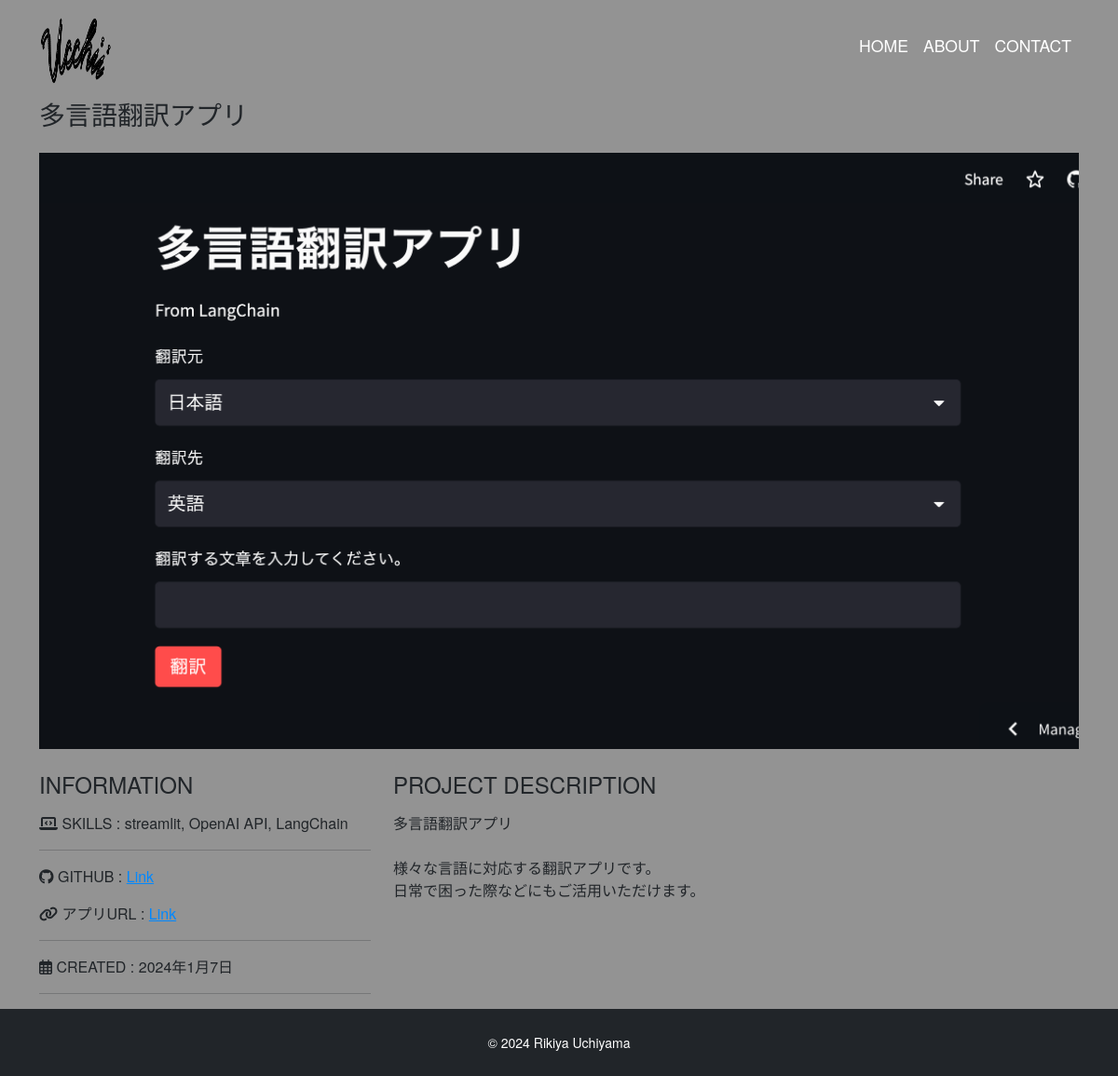
Page /detail/1/ on the committed database.
### app/models.py (models this page shows, shortened)
class Work(models.Model):
    title = models.CharField(
        'タイトル',
        max_length=100
        )
    image = models.ImageField(
        upload_to='images',
        verbose_name='イメージ画像'
        )
    thumbnail = models.ImageField(
        upload_to='images',
        verbose_name='サムネイル画像',
        null=True,
        blank=True
        )
    skill = models.CharField(
        'スキル',
        max_length=100
        )
    url = models.CharField(
        'URL',
        max_length=100,
        null=True,
        blank=True
        )
    url2 = models.CharField(
        'URL2',
        max_length=100,
        null=True,
        blank=True
        )
    created = models.DateField('作成日')
    description = models.TextField('説明') # 長い文字列

### app/views.py (the view)
# urls.py: path('detail/<int:pk>/', views.DetailView.as_view(), name='detail'),
class DetailView(View):
    def get(self, request, *args, **kwargs):
        work_data = Work.objects.get(id=self.kwargs['pk'])
        return render(request, 'detail.html', {
            'work_data':work_data
        })

### app/templates/detail.html
{% extends 'base.html' %}
{% block content %}
<h3 class="mb-4">{{ work_data.title }}</h3>
<div class="card top mb-4">
    <img src="{{ work_data.image.url }}" alt="">
</div>
<div class="row">
    <div class="col-sm-4">
        <h4 class="mb-3">INFORMATION</h4>
        <p>
            <i class="fas fa-laptop-code mr-2"></i>
            <span class="font-weight-bolder">SKILLS : </span>
            {{ work_data.skill }}
        </p>
        <hr>
        <p>
            {% if work_data.url %}
                {% if 'github.com' in work_data.url %}
                    <i class="fab fa-github mr-2"></i>
                    <span class="font-weight-bolder">GITHUB : </span>
                    <a href="{{ work_data.url }}" target="_blank" class="link-color">Link</a>
                {% elif 'google' in work_data.url %}
                    <i class="fab fa-gcp mr-2"></i>
                    <span class="font-weight-bolder">GCP : </span>
                    <a href="{{ work_data.url }}" target="_blank" class="link-color">Cloud Functions</a>
                {% endif %}
            {% else %}
                webサイトはございません。
            {% endif %}
        </p>
        <p>
            {% if work_data.url2 %}
                {% if 'png' in work_data.url2 %}
                    <i class="fa-solid fa-qrcode"></i>
                    <span class="font-weight-bolder">LineQRコード : </span>
                    <a href="{{ work_data.url2 }}"
                    target="_blank"
                    class="link-color">Link</a>
                {% else %}
                    <i class="fa-solid fa-link"></i>
                    <span class="font-weight-bolder">アプリURL : </span>
                    <a href="{{ work_data.url2 }}"
                    target="_blank"
                    class="link-color">Link</a>
                {% endif %}
            {% else %}
                webサイトはございません。
            {% endif %}
        </p>
        <hr>
        <p>
            <i class="far fa-calendar-alt mr-2"></i>
            <span class="font-weight-bolder">CREATED : </span>
            {{ work_data.created }}
        </p>
        <hr>
    </div>
    <div class="col-sm-8 mb-5">
        <h4 class="mb-3">PROJECT DESCRIPTION</h4>
        <p>{{ work_data.description | linebreaksbr}}</p>
    </div>
</div>
{% endblock %}

### static/css/style.css (style rules this page uses)
* { margin: 0; padding: 0; box-sizing: border-box; }
body { background: rgb(147, 147, 147); display: flex; flex-flow: column; min-height: 100vh; font-family: "Helvetica Neue", Arial, "Hiragino Kaku Gothic ProN", "Hiragino Sans", Meiryo, sans-serif; }
.top img { object-fit: cover; height: 640px; }
.link-color { color: #0088ff; }
.card { border: none; }

### rows in the picture
Work: title "多言語翻訳アプリ", image (picture), skill "streamlit, OpenAI API, LangChain", created "2024年1月7日", description "多言語翻訳アプリ 様々な言語に対応する翻訳アプリです。 日常で困った際などにもご活用いただけます。"
